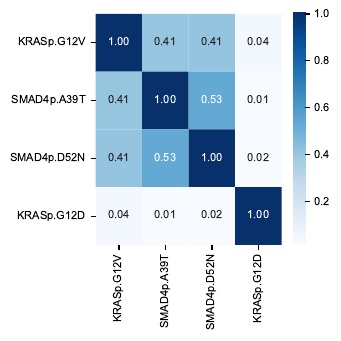

Here is the Python script that generated this plot:
# %% 
import mosaic.io as mio
import pandas as pd
from pathlib import Path
from tea.snv.me import get_exclusivity
import matplotlib.pyplot as plt
import matplotlib as mpl
import seaborn as sns

def config_params(font_size=7):

    mpl.rcParams.update(mpl.rcParamsDefault)
    plt.rcParams['font.sans-serif'] = ['arial']
    plt.rcParams['font.size'] = font_size
    plt.rcParams['font.family'] = ['sans-serif']
    plt.rcParams['svg.fonttype'] = 'none'
    plt.rcParams['mathtext.fontset'] = 'custom'
    plt.rcParams['mathtext.cal'] = 'arial'
    plt.rcParams['mathtext.rm'] = 'arial'

patient="RA17_22"
h5= "../data_compiled/fillout_h5/RA17_22.patient_wide.genotyped.h5"

# %% 
s = mio.load(h5)
s.dna.genotype_variants()
# %%
voi = "chr12:25398284:C/T"
# which barcodes are positive?
boi = s.dna.barcodes()[s.dna.get_attribute("mut_filtered",features=[voi])[0].astype(bool)]
len(boi)

# total number of barcodes
total_sample_barcode_count = pd.Series([i.rsplit("-")[2] for i in s.dna.barcodes()]).value_counts()
# barcode carrying second KRAS
boi_count = pd.Series([i.rsplit("-")[2] for i in boi]).value_counts()

# looks like the only sample with >0.5% sc-prev of KRAS is 33_2, with 15 / 1810 barcodes positive
# %%
voi = ["chr12:25398284:C/A", "chr18:48573531:G/A", "chr18:48573570:G/A", "chr12:25398284:C/T"]
ann_map = {
    "chr12:25398284:C/A": "KRASp.G12V", 
    "chr12:25398284:C/T": "KRASp.G12D", 
    "chr18:48573531:G/A": "SMAD4p.A39T", 
    "chr18:48573570:G/A": "SMAD4p.D52N",
}
ss_barcodes = [i for i in s.dna.barcodes() if i.endswith("32_1") ]
soi = s[ss_barcodes]

g00 = 0
g01 = 1 
g10 = 1
g11 = 0

E2 = get_exclusivity(
    soi.dna.get_attribute('DP', constraint='row', features=voi),
    soi.dna.get_attribute('alt_read_count', constraint='row', features=voi),
    # ADO_PRECISION, FP,
    gametes = [(g00,g01), (g10,g11)],
    # rm_irrelevant_cells = False
)

E2 = 1 - E2

# %%
config_params(font_size=8)

E2.columns = [ann_map[i] for i in E2.columns]
E2.index = [ann_map[i] for i in E2.index]
fig, ax = plt.subplots(figsize=(3,3))         # Sample figsize in inches
sns.heatmap(
    E2, annot=True, 
    cmap='Blues', fmt='.2f', # vmin=0, vmax=1,
    ax=ax
    )

# %%
fig.savefig("supp1b.2_minor_kras.pdf", bbox_inches='tight')

# %%
